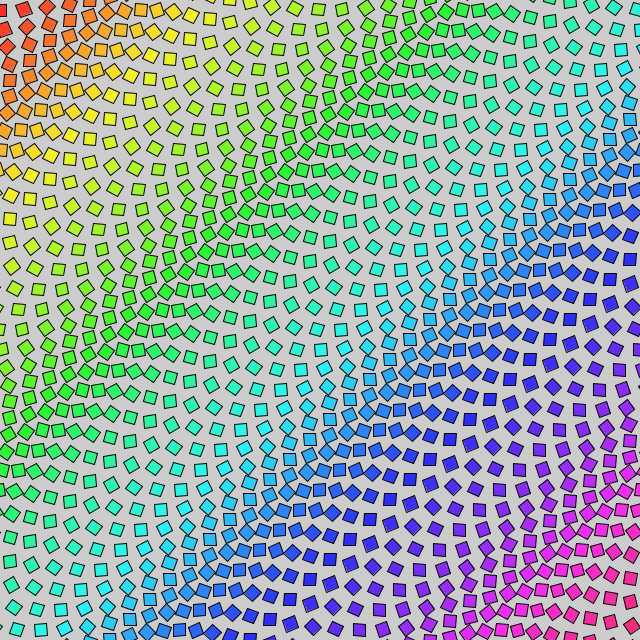
Frame 1 (no input)
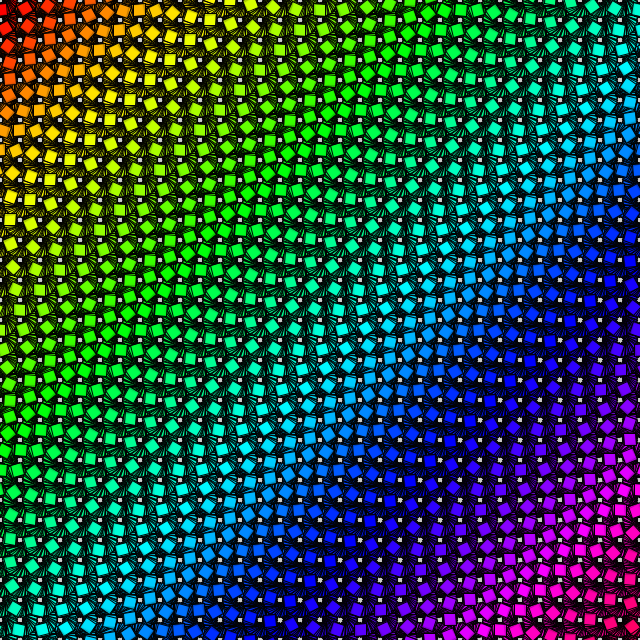
Frame 60 (the mouse pressed at the canvas centre just before this capture)
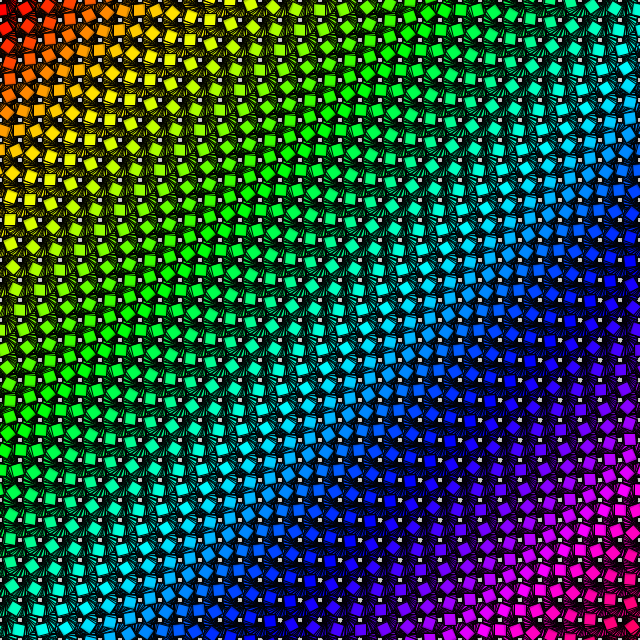
Frame 120 (the mouse held since frame 60 and released just before this capture)

The Processing sketch that drew these frames (run headless with seeded random() and noise(); from frame 60 on, the mouse is pressed at the canvas centre):

// Processing sketch: day022
// ── day022.pde
float v, f, g;
void setup() {
  size(640, 640);
  colorMode(3, 9);
  rectMode(3);
}
void draw() {
  clear();
  for (f=0; f<660; f+=20)
    for (g=0; g<660; g+=20) {
      push();
      translate(g, f);
      rotate((-f-g)/3+v);
      fill((f+g)/150, 9, 9, 7);
      square(0, 10, 12);
      pop();
    }
  v+=PI/30;
}
